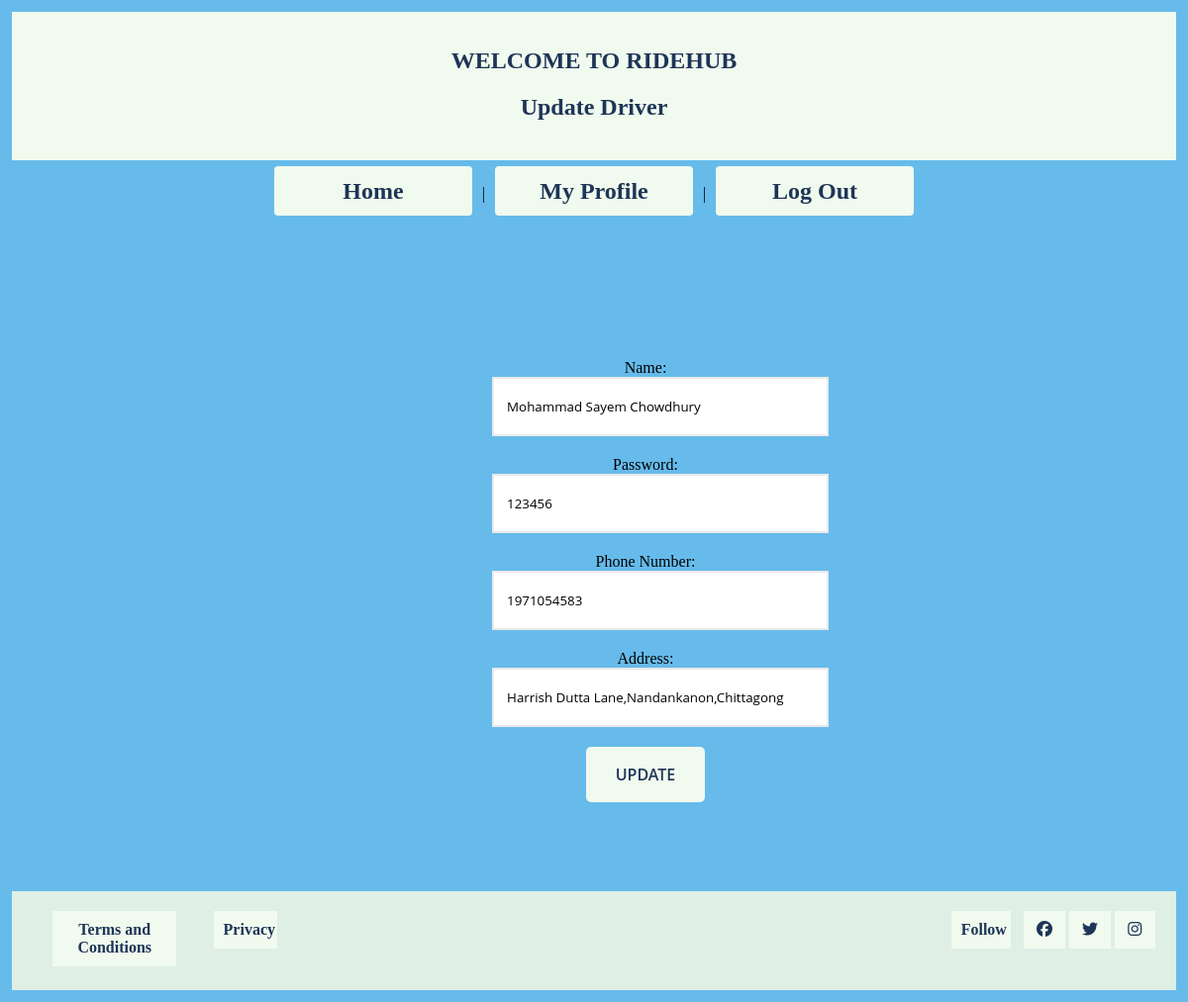
Screenshot of /View/UpdateDriver.php (signed in) with the database file from the repository.
### tables this page shows
CREATE TABLE `driver` (
  `driver_id` int(128) NOT NULL,
  `name` varchar(128) DEFAULT NULL,
  `email` varchar(128) DEFAULT NULL,
  `password` varchar(128) DEFAULT NULL,
  `type` varchar(128) DEFAULT NULL,
  `phone` int(11) DEFAULT NULL,
  `birthday` varchar(128) DEFAULT NULL,
  `address` varchar(128) DEFAULT NULL,
  `drivinglicense` varchar(128) DEFAULT NULL,
  `availability` varchar(255) DEFAULT NULL
);

### View/UpdateDriver.php (the view, shortened to what this page needs)
<?php
include('../control/UpdateCheckDriver.php');
$email = $_SESSION["email"];
$connection = new db();
$conobj = $connection->OpenCon();
$userQuery = $connection->ShowAll($conobj, "driver", $email);
if ($userQuery->num_rows > 0) {
    while ($row = $userQuery->fetch_assoc()) {
        $name = $row["name"];
        $pass = $row["password"];
        $phone = $row["phone"];
        $address = $row["address"];
    }
} else {
    echo "0 results";
}
?>
<!DOCTYPE html>
<html lang="en">
<head>
    <link rel="stylesheet" href="../css/mycss.css">
</head>
<body>
    <div class="header">
        <h1>Welcome To RideHub</h1>
        <h2>Update Driver</h2>
    </div>
    <nav>
        <a href="DriverHome.php">Home</a> |
        <a href="DriverProfile.php">My Profile</a> |
        <a href="logout.php">Log Out</a>
    </nav>
    <section class="pad-70">
        <div class="container">
            <form action='' method='post'>
                <div class="form-row">
                    <div class="form-group">
                        Name:
                        <input type="text" name="name" value="<?php echo $name; ?>" class="form-control">
                    </div>
                    <div class="form-group">
                        Password:
                        <input type="text" name="pass" value="<?php echo $pass; ?>" class="form-control">
                    </div>
                    <div class="form-group">
                        Phone Number:
                        <input type="text" name="phone" value="<?php echo $phone; ?>" class="form-control">
                    </div>
                    <div class="form-group">
                        Address:
                        <input type="text" name="address" value="<?php echo $address; ?>" class="form-control">
                    </div>
                    <div class="form-group">
                        <input type="submit" value="Update" name="update" class="btn btn-lg btn-primary btn-submit">
                    </div>
                </div>
            </form>
        </div>
    </section>
    <footer>
        <div class="container footer-wrap">
            <div class="footer-left">
                <ul class="footer-menu">
                    <li><a href="">Terms and Conditions</a></li>
                    <li><a href="">Privacy</a></li>
                </ul>
            </div>
            <div class="footer-right">
                <ul class="footer-menu">
                    <li><a href="">Follow</a></li>
                    <li><a href=""><i class="fab fa-facebook"></i></a></li>
                    <li><a href=""><i class="fab fa-twitter"></i></a></li>
                    <li><a href=""><i class="fab fa-instagram"></i></a></li>
                </ul>
            </div>
        </div>
    </footer>
</body>
</html>

### css/mycss.css (style rules this page uses)
body { margin: 1%; background-color: #39a7e6c4; text-align: center; }
h1 { text-align: center; color:#1d3557; font-size: 150%; text-align: center; text-transform: uppercase; font-family: "Times New Roman", Times, serif; }
h2 { text-align: center; color:#1d3557; font-size: 150%; font-family: "Times New Roman", Times, serif; }
nav { text-align: center; }
nav a { display: inline-block; text-decoration: none; font-size: 150%; background-color: #f1faee; color: #1d3557; width: 15%; padding: 1%; border-radius: 4px; margin: 6px; }
form { display: inline-block; margin-top: 10px; }
section { margin: 0 auto; }
a { display: block; background-color: #f1faee; color: #1d3557; text-align: center; padding: 10px 10px; text-decoration: none; margin: auto; margin-bottom: 2%; width: 17%; font-family: "Times New Roman", Times, serif; font-size: 15px; font-weight: 600; }
.container { width: 1140px; margin: 0 auto; }
.header { background-color: #f1faee; padding: 20px; text-align: center; }
.pad-70 { padding: 70px; }
.form-group { margin-bottom: 20px; }
.form-control { width: 100%; border: 2px solid rgba(20, 17, 17, 0.089); height: 30px; padding: 13px; font-family: "Open Sans", sans-serif; }
.btn { padding: 10px 20px; border: none; display: inline-block; font-family: "Open Sans", sans-serif; border-radius: 5px; }
.btn-lg { padding: 17px 30px; }
.btn-primary { background-color: #f1faee; color: #1d3557; text-transform: uppercase; font-size: 16px; font-weight: 600; transition: .5s; }
footer { background-color: #dfefe6; padding: 20px 0; }
.footer-menu { list-style-type: none; margin: 0; padding: 0; overflow: auto; }
.footer-menu li { float: left; margin-right: 10px; }
.footer-menu li a { width: 61%; font-size: medium; font-weight: bold; text-decoration: none; }
.footer-left { float: left; }
.footer-right { float: right; }
.footer-wrap { overflow: auto; }

### rows the page displays
driver: name "Mohammad Sayem Chowdhury", pass "123456", phone "1971054583", address "Harrish Dutta Lane,Nandankanon,Chittagong"
